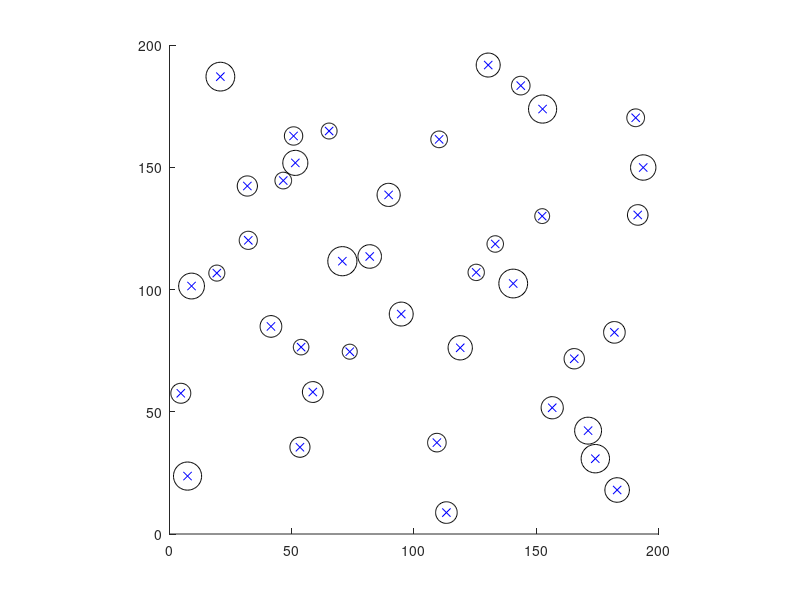

Write the MATLAB code that produced this figure.
clear;
clc;
close all;

%--------------Add paths----------%
addpath(genpath('..\Objective_Functions\'));
addpath(genpath('..\Constraints\'));
addpath(genpath('..\ColorPath\'));
addpath(genpath('..\OptimalPathGuesses\'));
addpath(genpath('..\CalculateEnergyUse\'));
addpath(genpath('..\Objective_Functions\'))
%---------------------------------%

%-------global variables----------%
global xf; %final position
global x0; %current starting point
global step_max; %max step distance
global step_min; %minimum step distance
global t;   %parameterization vector t
global Pmid; %needed to match derivatives
global num_path;    %number of segments optimized
global initial;     % to calculate d_l_min
global uav_ws;  %UAV wing span
global rho f W span eo;     %Efficiency prerequisite
global max_speed min_speed;
global D_eta_opt;   %optimized energy use
global temp pos;    %temporary variable, position
global n_obs;   %number of obstacles
global obs;     %positions of obstacles
global obs_co;     %matrix which is used to store coordinate of obstacles
global obs_sorted;  %store sorted coordinates
global scale_obs;           %get rows and columns of obs
global scale_obs_sorted;    %get rows and columns of obs_sorted
global objectiveFunc;       %objective function
global dynamic_Obstacles;   %Dynamic Obstacle flag
global destinationNum;      %number of destinations
global approxDarc;          %approximate length of the arc path
global optimalDarc;     %optimal distance of the arc path
global Dp2p;                %length between two points
%---------------------------------%

%--------------------Generate Obstacles Randomly---------------------%
uav_finite_size = 1;       %1:calculate UAV size; otherwise do not calculate it
dynamic_Obstacles = 0;

%Wing span of UAV
if uav_finite_size == 1
    uav_ws = 1.0; %UAV wing span
else
    uav_ws = 0.001;
end

hold on
axis square

Xmax=200;
Xmin=0;
Ymax=200;
Ymin=0;

%The number of the circles needed to be drawn
Totalnum=40;
obs_co = [];   %matrix which is used to store coordinate of obstacles

%The max and min radius values of a circle
Rmax=6;
Rmin=3;

%Initialization Parameters
Existnum=0; % The numbers of the existing circles
XPlist=[]; % The x position values of the center of existing circles
YPlist=[]; % The y position values of the center of existing circles
Rlist=[]; % The radius of the center of existing circles corresponding center positions

for i = 1 : Totalnum   %zero column 3
    obs_Co(i, 3) = 0;
end

while 1
    if Existnum>=Totalnum
        break;
    end

    % Generate the radius and center position of a circle randomly
    r=rand*(Rmax-Rmin)+Rmin;
    xp=rand*(Xmax-Xmin)+Xmin;
    yp=rand*(Ymax-Ymin)+Xmin;
    % Check whether the standby circle is out of the boundarry
    if xp+r<=Xmax && xp-r>=Xmin && yp+r<=Ymax && yp-r>=Ymin
        if Existnum==0
            plot(xp,yp,'xb');   %staic obstacles' centers
            Existnum= Existnum+1;
            rectangle('Position',[xp-r,yp-r,2*r,2*r],'Curvature',[1,1],'FaceColor','none');
            Rlist(Existnum)=r;
            XPlist(Existnum)=xp;
            YPlist(Existnum)=yp;
        elseif Existnum~=0
            % Check whether the standby circle is in existing circles
             if all((XPlist-xp).^2+(YPlist-yp).^2>((Rlist+r).^2 + 2*uav_ws))  %lest circles tangent
                 plot(xp,yp,'xb');   %staic obstacles' centers
                 Existnum= Existnum+1;
                 rectangle('Position',[xp-r,yp-r,2*r,2*r],'Curvature',[1,1],'FaceColor','none');
                 Rlist(Existnum)=r;
                 XPlist(Existnum)=xp;
                 YPlist(Existnum)=yp;
             end
        end
    end
end
for i = 1 : Existnum
    obs_Co(i, 1) = XPlist(1,i);
    obs_Co(i, 2) = YPlist(1,i);
    obs_Co(i, 3) = Rlist(1,i);
    obs(i, 1) = XPlist(1,i);
    obs(i, 2) = YPlist(1,i);
end
xlim([0 200]);
ylim([0 200]);
hold off
%---------------------------------------------------------------------%

%-----------------sort the coordinates order by increasing x -----------------%
%get the smallest x in obs, store (x,y) in obs_sorted
obs_sorted = [];
scale_obs = size(obs_Co);                  %get rows and columns of obs_Co
while (scale_obs(1,1) > 0)
    scale_obs_sorted = size(obs_sorted);    %get rows and columns of obs_sorted
    if (1 == scale_obs(1,1))                %if obs_Co has only one row left
        obs_sorted(scale_obs_sorted(1,1) + 1,:) = obs_Co(1, :);
        obs_Co(1,:) = [];
        return;
    end

    temp = obs_Co(1,1);  %store the first coordinate temporarily
    pos = 1;
    for i = 2 : scale_obs
        if (temp > obs_Co(i, 1))
            temp = obs_Co(i, 1);   %seek the minimum element in the 1st column
            pos = i;               %record the position of the minimum element
        end
    end
    obs_sorted(scale_obs_sorted(1,1) + 1,:) = obs_Co(pos,:);
    obs_Co(pos,:) = [];
    scale_obs = size(obs_Co);                  %get rows and columns of obs_Co
end
%-----------------------------------------------------------------------------%

%------------ store obstacls coordinates in file --------------%
%rowsNcolumns = size(obs_sorted);
%rows = rowsNcolumns(1, 1);  %rows of sorted obs
%fid = fopen('obstaclecoordinates.txt', 'w');
%for i = 1 : rows
%   fprintf(fid, "%f \t %f\n",obs_sorted(i,1), obs_sorted(i,2));
%end
%fclose(fid);
%----------------------------------------------------------------%

%------------Multidestinations------------%
Md = [200,25; 0,75; 200,125; 0,175; 200,200];         %Multi destinations, 4 destinations and 1 start point
rNc = size(Md);     %row and column of Md
destinationNum = rNc(1,1);      %Number of destinations
%-----------------------------------------%

%--------------Plot UAV path------------%
avoidObstacles(obs_sorted, uav_ws, Md, destinationNum);
%---------------------------------------%

%------------Calculate total distance------------%
[totalDis, Dp2p, approxDarc] = calculateTotalDistance();
%------------------------------------------------%

%------------Calculate total time------------%
max_speed = 15;
min_speed = 10;
Tp2p = Dp2p / max_speed;
Tarc = approxDarc / min_speed;
totalTime = Tp2p + Tarc;
%--------------------------------------------%

%------------Algorithm Options------------%
%UAV efficiency parameter values
rho = 1.225;    %air density
f = .2;         %equivalent parasite area
W = 10;         %weight of aircraft
span = .20;     %span
eo = 0.9;       %Oswald efficiency factor

%transalte UAV information to fit with algorithm
step_max = max_speed; %/2;
step_min = min_speed; %/2;

%parameterization vector t
t = linspace(0,1,10);

%Objective Function selection
optimize_energy_use = 1;    %optimize energy use
optimize_time = 1;          %optimize time. If both are zero, optimize distance
%-----------------------------------------%

%-------------------------final optimization------------------%
if optimize_energy_use == 1
    objectiveFunc = @opt_e;
elseif optimize_time == 1
    objectiveFunc = @opt_t;
else
    objectiveFunc = @bezier_curve;
end

A = [];
b = [];
Aeq = [];
beq = [];
%lb = -10*ones(2*num_path,2);
%ub = 110*ones(2*num_path,2);
lb = [0, 0];
ub = [200, 200];
Pmid = [-min_speed/2,-min_speed/2];

%Get curve points coordinations from curvelinePointsCoordination_n.txt files
bezierCurve_Len = 0;
optimalDarc = 0;
for num = 1 : destinationNum

    fileName = sprintf("curvelinePointsCoordination_%s%s", int2str(num), ".txt");
    fid = fopen(fileName);
    if fid < 0
        continue;
    end

    coordinates = textscan(fid, '%s%s%s');
    rowsS = size(coordinates{1,1});
    rowsC = rowsS(1,1);             %rows of coordinates
    num_path = 3;                   %Receding Horizon Approach (any number really, but 3 is standard)
    Path_point = zeros(rowsC, 2);
    x_final = zeros(rowsC, 2);

    for c = 1 : 2
        Path_point(:, c) = str2num(char(coordinates{1,c}));
    end

    %fmincon calculates minimum value
    %options = optimoptions('fmincon','Algorithm','sqp','MaxFunEvals',1,'MaxIter',1);
    %options = optimoptions('fmincon','Algorithm','sqp','MaxIter',25);
    %options = optimoptions('fmincon','Algorithm','sqp','MaxFunEvals',500000,'MaxIter',100000);
    %xf = Md(num,:);
    %[x_final(:,:), fval, exitflag, construct] = fmincon(objectiveFunc, Path_point(:,:) , A, b, Aeq, beq, lb, ub, @onepath_cons, options);
    %[x_final(:,:), fval, exitflag, construct] = fmincon(objectiveFunc, Path_point(:,:) , A, b, Aeq, beq, lb, ub);
    %[td, tt, te] = optimization_tt_td_te(Path_point,x_final,optimize_energy_use,optimize_time, D_eta_opt,xf)

    %Bezier_curve calculates minimum value
    bezierCurve_Len = bezier_curve(Path_point(:,:));
    optimalDarc = opt_ArcLength(num);
end

%Calculation of energy
[energy, optEnergy] = optimization_te();
%-------------------------------------------------------------%